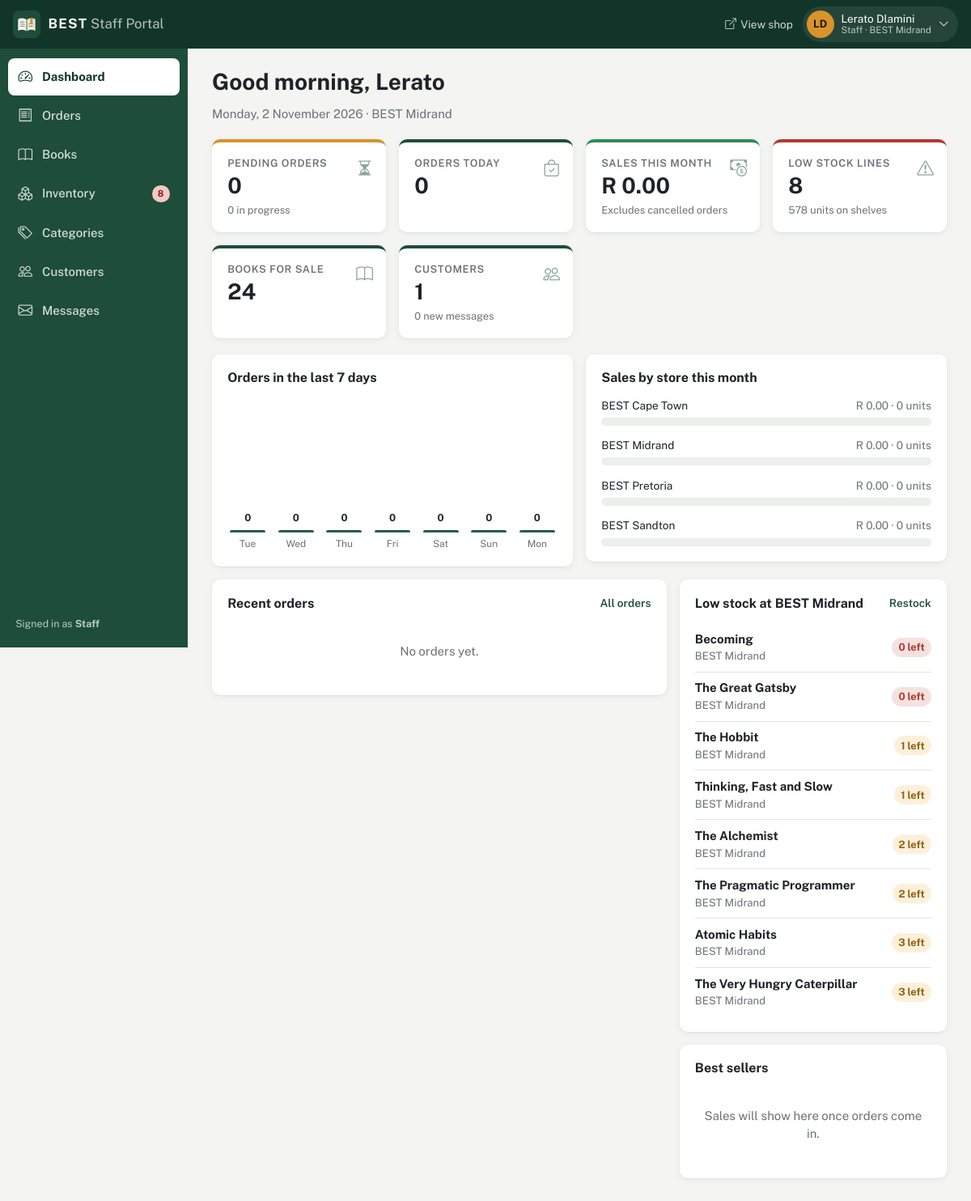
Page /staff/dashboard.php (signed in) on the committed database.
### tables this page shows
CREATE TABLE Staff (
  accountID INT PRIMARY KEY,
   
  storeID INT NULL,
  jobTitle VARCHAR(100) NOT NULL DEFAULT 'Store Assistant',
  CONSTRAINT fk_staff_account FOREIGN KEY (accountID) REFERENCES UserAccount (accountID) ON DELETE CASCADE,
  CONSTRAINT fk_staff_store FOREIGN KEY (storeID) REFERENCES Store (storeID) ON DELETE SET NULL
);

CREATE TABLE UserAccount (
  accountID INT PRIMARY KEY AUTO_INCREMENT,
  firstName VARCHAR(100) NOT NULL,
  lastName VARCHAR(100) NOT NULL,
  email VARCHAR(255) NOT NULL UNIQUE,
  phoneNumber VARCHAR(30) NULL,
  passwordHash VARCHAR(255) NOT NULL,
  accountStatus ENUM('active', 'suspended') NOT NULL DEFAULT 'active',
   
  mustChangePassword BOOLEAN NOT NULL DEFAULT FALSE,
  createdBy INT NULL,
  dateCreated DATETIME NOT NULL DEFAULT CURRENT_TIMESTAMP,
  lastLogin DATETIME NULL,
  CONSTRAINT fk_account_createdby FOREIGN KEY (createdBy) REFERENCES UserAccount (accountID) ON DELETE SET NULL,
  INDEX idx_account_status (accountStatus)
);

CREATE TABLE Store (
  storeID INT PRIMARY KEY AUTO_INCREMENT,
  name VARCHAR(120) NOT NULL UNIQUE,
  addressLine VARCHAR(255) NOT NULL,
  city VARCHAR(100) NOT NULL,
  province VARCHAR(60) NOT NULL,
  postalCode VARCHAR(10) NOT NULL,
  phoneNumber VARCHAR(30) NOT NULL,
  email VARCHAR(255) NOT NULL,
  openingHours VARCHAR(255) NOT NULL,
  isActive BOOLEAN NOT NULL DEFAULT TRUE,
  dateCreated DATETIME NOT NULL DEFAULT CURRENT_TIMESTAMP
);

CREATE TABLE Inventory (
  bookID INT NOT NULL,
  storeID INT NOT NULL,
  quantity INT NOT NULL DEFAULT 0 CHECK (quantity >= 0),
  reorderLevel INT NOT NULL DEFAULT 3 CHECK (reorderLevel >= 0),
  lastUpdated DATETIME NOT NULL DEFAULT CURRENT_TIMESTAMP ON UPDATE CURRENT_TIMESTAMP,
  PRIMARY KEY (bookID, storeID),
  CONSTRAINT fk_inventory_book FOREIGN KEY (bookID) REFERENCES Book (bookID) ON DELETE CASCADE,
  CONSTRAINT fk_inventory_store FOREIGN KEY (storeID) REFERENCES Store (storeID) ON DELETE CASCADE,
  INDEX idx_inventory_store (storeID)
);

CREATE TABLE Book (
  bookID INT PRIMARY KEY AUTO_INCREMENT,
  categoryID INT NOT NULL,
  isbn VARCHAR(13) NOT NULL UNIQUE,
  title VARCHAR(255) NOT NULL,
  author VARCHAR(255) NOT NULL,
  publisher VARCHAR(150) NULL,
  publishYear SMALLINT NULL,
  pageCount INT NULL,
  language VARCHAR(40) NOT NULL DEFAULT 'English',
  format ENUM('Paperback', 'Hardcover', 'Board book') NOT NULL DEFAULT 'Paperback',
  description TEXT NOT NULL,
  price DECIMAL(10, 2) NOT NULL CHECK (price >= 0),
   
  coverImageURL VARCHAR(500) NULL,
  isFeatured BOOLEAN NOT NULL DEFAULT FALSE,
   
  isActive BOOLEAN NOT NULL DEFAULT TRUE,
  dateAdded DATETIME NOT NULL DEFAULT CURRENT_TIMESTAMP,
  dateUpdated DATETIME NOT NULL DEFAULT CURRENT_TIMESTAMP ON UPDATE CURRENT_TIMESTAMP,
  CONSTRAINT fk_book_category FOREIGN KEY (categoryID) REFERENCES Category (categoryID),
  INDEX idx_book_title (title),
  INDEX idx_book_author (author),
  INDEX idx_book_active (isActive, isFeatured)
);

### staff/dashboard.php (the view, shortened to what the rows shown need)
<?php
    require_once __DIR__ . '/../includes/helpers/orders.php';
    require_once __DIR__ . '/helpers/auth.php';
    require_once __DIR__ . '/helpers/dashboardData.php';
    $conn = db();
    $account = requireStaff($conn);
    $lowStock = getLowStock($conn, isAdmin($account) ? null : ($account['storeID'] ? (int) $account['storeID'] : null));
    $pageTitle = 'Good ' . (date('H') < 12 ? 'morning' : (date('H') < 18 ? 'afternoon' : 'evening')) . ', ' . $account['firstName'];
    include __DIR__ . '/components/layout.php';
?>
<p class="portal-subtitle"><?= date('l, j F Y') ?><?= $account['storeName'] ? ' · ' . e($account['storeName']) : '' ?></p>
<section class="stat-grid" aria-label="Summary">
    <?php
        include __DIR__ . '/components/statCard.php';
        include __DIR__ . '/components/statCard.php';
        include __DIR__ . '/components/statCard.php';
        include __DIR__ . '/components/statCard.php';
        include __DIR__ . '/components/statCard.php';
        include __DIR__ . '/components/statCard.php';
    ?>
</section>
<div class="panel-grid">
    <section class="panel" aria-labelledby="weekHeading">
        <div class="panel-head"><h2 id="weekHeading">Orders in the last 7 days</h2></div>
    </section>
    <section class="panel" aria-labelledby="storeSalesHeading">
        <div class="panel-head"><h2 id="storeSalesHeading">Sales by store this month</h2></div>
    </section>
</div>
<div class="panel-grid panel-grid-wide">
    <section class="panel" aria-labelledby="recentHeading">
        <div class="panel-head">
            <h2 id="recentHeading">Recent orders</h2>
        </div>
    </section>
    <div class="panel-stack">
        <section class="panel" aria-labelledby="lowHeading">
            <div class="panel-head">
                <h2 id="lowHeading">Low stock<?= !isAdmin($account) && $account['storeName'] ? ' at ' . e($account['storeName']) : '' ?></h2>
                <a href="inventory.php?low=1" class="panel-link">Restock</a>
            </div>
            <?php if ($lowStock): ?>
                <ul class="compact-list">
                    <?php foreach ($lowStock as $row): ?>
                        <li>
                            <span><strong><?= e($row['title']) ?></strong><small><?= e($row['storeName']) ?></small></span>
                            <span class="qty-chip<?= (int) $row['quantity'] === 0 ? ' is-zero' : '' ?>"><?= (int) $row['quantity'] ?> left</span>
                        </li>
                    <?php endforeach; ?>
                </ul>
            <?php else: ?>
                <p class="empty-note">Every line is above its reorder level.</p>
            <?php endif; ?>
        </section>
        <section class="panel" aria-labelledby="topHeading">
            <div class="panel-head"><h2 id="topHeading">Best sellers</h2></div>
        </section>
    </div>
</div>
<?php include __DIR__ . '/components/layoutEnd.php'; ?>

### staff/components/layout.php (shortened to what the rows shown need)
<?php
    $pageTitle = $pageTitle ?? 'Dashboard';
    $role = $account['role'] ?? 'Staff';
?>
<!DOCTYPE html>
<html lang="en">
<head>
    <link href="https://cdn.jsdelivr.net/npm/bootstrap@5.3.8/dist/css/bootstrap.min.css" rel="stylesheet">
    <link href="https://cdn.jsdelivr.net/npm/bootstrap-icons@1.13.1/font/bootstrap-icons.min.css" rel="stylesheet">
    <link rel="stylesheet" href="assets/css/dashboard.css?v=<?= filemtime(__DIR__ . '/../assets/css/dashboard.css') ?>">
</head>
<body class="<?= $role === 'Admin' ? 'admin-portal' : 'staff-portal' ?>">
    <header class="portal-header">
        <div class="portal-header-actions">
            <div class="dropdown">
                <button class="portal-user" type="button" data-bs-toggle="dropdown" aria-expanded="false">
                    <span class="portal-avatar" aria-hidden="true"><?= e(mb_substr($account['firstName'], 0, 1) . mb_substr($account['lastName'], 0, 1)) ?></span>
                    <span class="portal-user-text d-none d-sm-flex">
                        <span><?= e($account['firstName'] . ' ' . $account['lastName']) ?></span>
                        <small><?= e($role) ?><?= $account['storeName'] ? ' · ' . e($account['storeName']) : '' ?></small>
                    </span>
                    <i class="bi bi-chevron-down small" aria-hidden="true"></i>
                </button>
            </div>
        </div>
    </header>
    <div class="portal-body">
        <main class="portal-main" id="main">
            <div class="portal-heading">
                <h1><?= e($pageTitle) ?></h1>
            </div>

### rows in the picture
staff: accountID.lastName "LD", accountID.lastName "Lerato Dlamini", storeID.name "BEST Midrand"
inventory: bookID.title "Becoming", storeID.name "BEST Midrand", quantity "0"
inventory: bookID.title "The Great Gatsby", storeID.name "BEST Midrand", quantity "0"
inventory: bookID.title "The Hobbit", storeID.name "BEST Midrand", quantity "1"
inventory: bookID.title "Thinking, Fast and Slow", storeID.name "BEST Midrand", quantity "1"
inventory: bookID.title "The Alchemist", storeID.name "BEST Midrand", quantity "2"
inventory: bookID.title "The Pragmatic Programmer", storeID.name "BEST Midrand", quantity "2"
inventory: bookID.title "Atomic Habits", storeID.name "BEST Midrand", quantity "3"
inventory: bookID.title "The Very Hungry Caterpillar", storeID.name "BEST Midrand", quantity "3"

### other values in the picture
$role "Staff"
$label "Dashboard"
$label "Orders"
$label "Books"
$label "Inventory"
$navCounts[$key] "8"
$label "Categories"
$label "Customers"
$label "Messages"
$pageTitle "Good morning, Lerato"
$cardTitle "PENDING ORDERS ORDERS TODAY SALES THIS MONTH LOW STOCK LINES BOOKS FOR SALE CUSTOMERS"
$cardValue "0 0 R 0.00 8 24 1"
$cardMeta "0 in progress Excludes cancelled orders 578 units on shelves 0 new messages"
$day['orders'] "0"
date('D', strtotime($day['day'])) "Tue"
